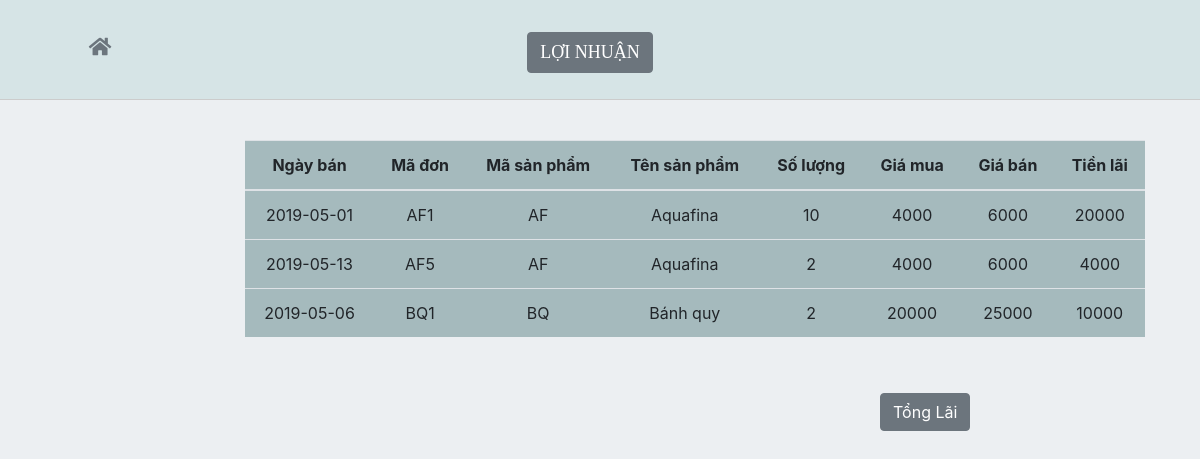
The app's page /SHOP/PHP/loinhuan.php with its own data.
### tables this page shows
CREATE TABLE `donhang` (
  `madon` varchar(255) NOT NULL,
  `masp` varchar(255) NOT NULL,
  `tensp` varchar(255) NOT NULL,
  `soluongban` int(11) NOT NULL,
  `dongia` int(11) NOT NULL,
  `tongtien` int(11) NOT NULL,
  `ngayban` date NOT NULL
);

CREATE TABLE `tongnhap` (
  `masp` varchar(255) NOT NULL,
  `tensp` varchar(255) NOT NULL,
  `soluongnhap` int(11) NOT NULL,
  `gianhap` int(11) NOT NULL
);

### SHOP/PHP/loinhuan.php (the view, shortened to what this page needs)
<!DOCTYPE html>
<html lang="en">
<head>
	<link rel="stylesheet" type="text/css" href="../CSS/hientrangkho.css">
	<link rel="stylesheet" href="https://cdnjs.cloudflare.com/ajax/libs/font-awesome/4.7.0/css/font-awesome.min.css">
	<link rel='stylesheet' href='https://use.fontawesome.com/releases/v5.7.0/css/all.css'>
	<link rel="stylesheet" href="https://maxcdn.bootstrapcdn.com/bootstrap/4.3.1/css/bootstrap.min.css">
</head>
<body>
	<div class="container-fluid">
		<div class="row text-center" style="border-bottom: 1px solid #ccc; background: #d6e4e6; height: 100px;">
			<div class="col-md-2" style="padding-top: 32px;">
				<a href="trangchu.php" class="text-secondary" style="font-size: 20px;">
					<i class="fa fa-home"></i>
				</a>
			</div>
			<div class="col-md-10">
				<button class="btn btn-secondary" style="font-size: 18px; font-family: cursive; margin-top: 32px; margin-left: -220px;">LỢI NHUẬN</button>
			</div>
		</div>
		<div class="row" style="margin-top: 40px; padding-left: 230px;">
			<div class="col-md-8 col-md-offset-3">
				<table class="table table-hover text-center" style="background: #a5babd; width: 900px;">
					<thead>
						<tr>
							<th>Ngày bán</th>
							<th>Mã đơn</th>
							<th>Mã sản phẩm</th>
							<th>Tên sản phẩm</th>
							<th>Số lượng</th>
							<th>Giá mua</th>
							<th>Giá bán</th>
							<th>Tiền lãi</th>
						</tr>
					</thead>
					<tbody>
						<?php
							$con = mysqli_connect('127.0.0.1', 'root', '', '_user');
							mysqli_set_charset($con, 'UTF8');
							$sql = "SELECT *, tongnhap.gianhap AS giamua FROM donhang INNER JOIN tongnhap ON donhang.masp = tongnhap.masp";
							$query = mysqli_query($con, $sql);
							$num = mysqli_num_rows($query);
							if($num > 0) {
								while($row = mysqli_fetch_array($query)) {
						?>
						<tr>
							<?php $lai = $row['soluongban']*($row['dongia']-$row['giamua']);?>
							<td><?php echo $row['ngayban'];?></td>
							<td><?php echo $row['madon'];?></td>
							<td><?php echo $row['masp'];?></td>
							<td><?php echo $row['tensp'];?></td>
							<td><?php echo $row['soluongban'];?></td>
							<td><?php echo $row['giamua'];?></td>
							<td><?php echo $row['dongia'];?></td>
							<td><?php echo $lai ?></td>
						</tr>
						<?php
								}
							}
						?>
					</tbody>
				</table>
			</div>
		</div>
		<div class="row" style="margin-top: 40px; margin-left: 850px;">
			<div class="col-md-8">
				<form method="POST">
					<input type="submit" name="submit" value="Tổng Lãi" class="btn btn-secondary">
				</form>
			</div>
			<div class="col-md-4" style="margin-left: -215px; margin-top: 7px;">
			</div>
		</div>
	</div>
</body>
</html>

### SHOP/CSS/hientrangkho.css (style rules this page uses)
.container-fluid { background: #eceff2; margin-top: -40px; padding-top: 40px; height: 1000px; width: 1330px; }

### records on screen
donhang: ngayban "2019-05-01", madon "AF1", tongnhap.masp "AF", tongnhap.tensp "Aquafina", soluongban "10", tongnhap.gianhap "4000", dongia "6000", lai "20000"
donhang: ngayban "2019-05-13", madon "AF5", tongnhap.masp "AF", tongnhap.tensp "Aquafina", soluongban "2", tongnhap.gianhap "4000", dongia "6000"
donhang: ngayban "2019-05-06", madon "BQ1", tongnhap.masp "BQ", tongnhap.tensp "Bánh quy", soluongban "2", tongnhap.gianhap "20000", dongia "25000", lai "10000"
